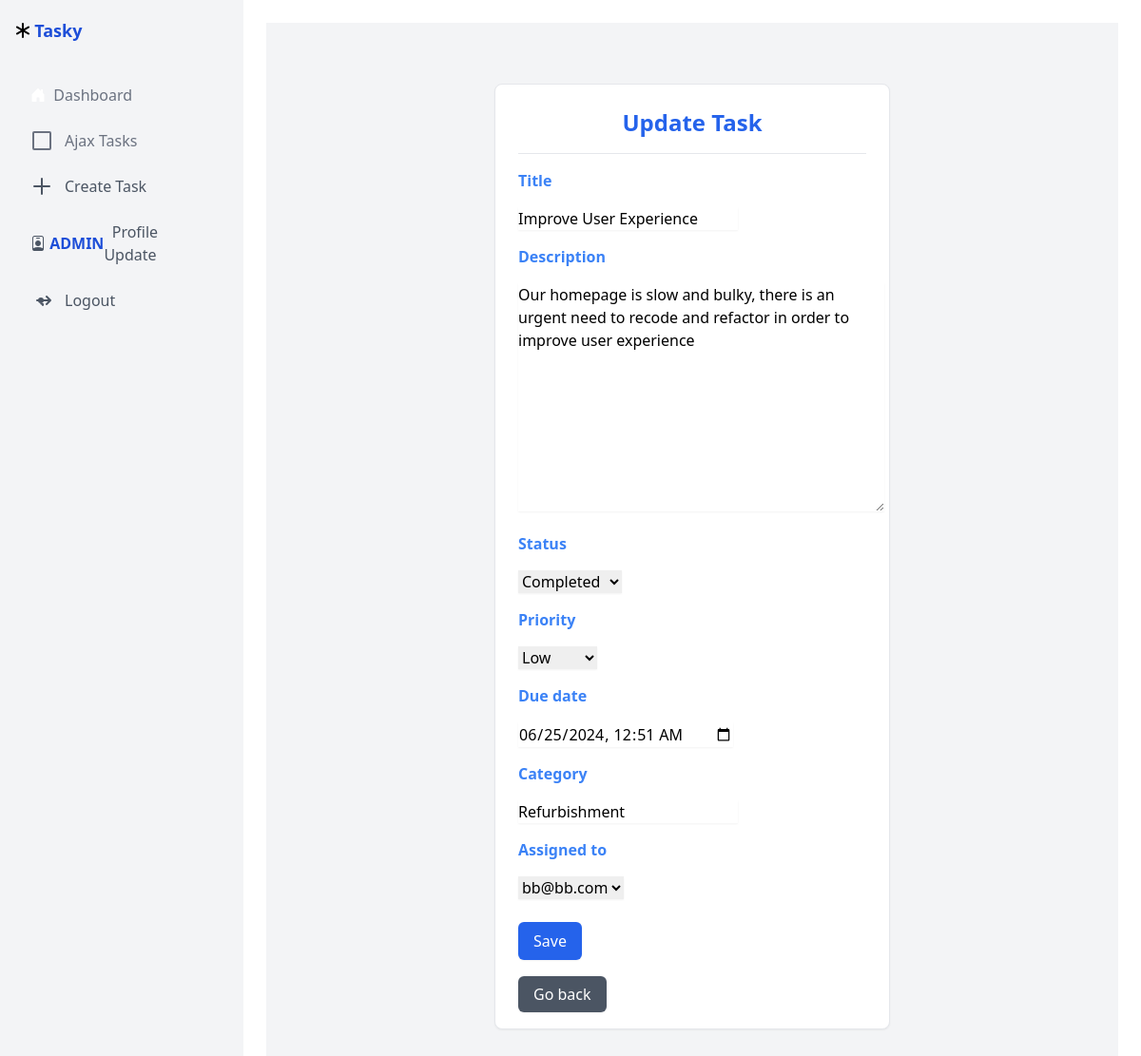
Page /task/update-task/4/ (signed in) on the committed database.
### accounts/models.py (models this page shows)
class CustomUser(AbstractUser):
    username = None
    first_name = models.CharField(max_length=20)
    email = models.EmailField(db_index=True, unique=True, validators=[validate_email])
    profile_pix = models.ImageField(upload_to='profile_pics/')
    objects = UserManager()
    USERNAME_FIELD = 'email'
    REQUIRED_FIELDS = []
    EMAIL_FIELD = 'email'
    class Meta:
        ordering = ['-date_joined']
    def __str__(self):
        return self.email

### task/models.py (models this page shows, shortened)
class Task(models.Model):
    STATUS_CHOICES = [
        ('In_Progress', 'In_Progress'),
        ('Completed', 'Completed'),
        ('Overdue', 'Overdue'),
    ]
    PRIORITY_CHOICES = [
        ('Low', 'Low'),
        ('Medium', 'Medium'),
        ('High', 'High'),
    ]
    title = models.CharField(max_length=200)
    description = models.TextField()
    status = models.CharField(
        max_length=20,
        choices=STATUS_CHOICES,
        default='In_Progress',
    )
    priority = models.CharField(
        max_length=20,
        choices=PRIORITY_CHOICES,
        default='Low',
    )
    due_date = models.DateTimeField()
    category = models.CharField(max_length=100)
    assigned_to = models.ForeignKey(settings.AUTH_USER_MODEL, on_delete=models.CASCADE)
    class Meta:
        ordering = ['-id']

### task/views.py (the view, shortened to what this page needs)
# urls.py: path("task/update-task/<pk>/", views.TaskUpdateView.as_view(), name="update-task"),
class TaskUpdateView(LoginRequiredMixin, UpdateView):
    model = Task
    form_class = CreateTaskForm
    template_name = 'task/update_task.html'
    success_url = reverse_lazy('tasks')

### task/forms.py
class CreateTaskForm(forms.ModelForm):
    due_date = forms.DateTimeField(
        widget=forms.DateTimeInput(attrs={'type': 'datetime-local'}),
        input_formats=['%Y-%m-%dT%H:%M'],
    )
    class Meta:
        model = Task
        fields = ['title', 'description', 'status', 'priority', 'due_date', 'category', 'assigned_to']

### task/templatetags/custom_filters.py (called while the page is built)
@register.filter(name='add_class')
def add_class(value, arg):
    return value.as_widget(attrs={'class': arg})

### task/templates/task/update_task.html (shortened to what this page needs)
{% extends 'task/base.html' %}
{% block content %}
{% load custom_filters %}
<div class="flex justify-center items-center min-h-screen bg-gray-100">
    <div class="w-full max-w-md p-4">
        <div class="bg-white border border-primary shadow-sm rounded-lg">
            <div class="p-6">
                <h5 class="text-2xl font-bold text-center text-blue-600 mb-4">Update Task</h5>
                <hr class="mb-4">
                <form method="post">{% csrf_token %}
                    {% for field in form %}
                        <label class="block font-bold text-blue-500 mb-2">{{ field.label }}</label>
                        <div class="mb-4">
                            {{ field|add_class:"form-control shadow-sm mt-2" }}
                        </div>
                    {% endfor %}
                    <input class="btn btn-primary shadow-sm mt-2 px-4 py-2 bg-blue-600 text-white rounded-md cursor-pointer" type="submit" value="Save">
                </form>
                <br>
                <a class="btn btn-primary shadow-sm mt-2 px-4 py-2 bg-gray-600 text-white rounded-md cursor-pointer" onclick="history.go(-1)">Go back</a>
            </div>
        </div>
    </div>
</div>
{% endblock %}

### task/templates/task/base.html (shortened to what this page needs)
<!DOCTYPE html>
<html lang="en">
<head>
<link rel="stylesheet" href="//code.jquery.com/ui/1.12.1/themes/base/jquery-ui.css">
{% load static %}
<link href="{% static 'taskproject/css/styles.css' %}" rel="stylesheet">
<script src="https://cdn.tailwindcss.com"></script>
</head>
{% block body%}
<body class="flex h-screen">
{% endblock %}
<div class="w-64 bg-gray-100 text-dark flex-shrink-0 hidden md:block">
    <div class="flex items-center h-16 bg-gray-100 px-4">
        <i class="bi bi-asterisk"></i>
        <h1 class="text-lg font-bold text-blue-700">Tasky</h1>
    </div>
    <nav class="flex flex-col p-4 space-y-2">
        <a href="{% url 'tasks' %}" class="nav-link flex items-center px-4 py-2 text-gray-500 hover:bg-gray-700 hover:text-white">
            <i class="bi bi-house-door-fill text-white"></i>&nbsp; Dashboard
        </a>
        <a href="{% url 'ajax-tasks' %}" class="nav-link flex items-center px-4 py-2 text-gray-500 hover:bg-gray-700 hover:text-white">
            <svg class="w-6 h-6 mr-3" fill="none" stroke="currentColor" viewBox="0 0 24 24" xmlns="http://www.w3.org/2000/svg">
                <path stroke-linecap="round" stroke-linejoin="round" stroke-width="2" d="M3 4a1 1 0 011-1h16a1 1 0 011 1v16a1 1 0 01-1 1H4a1 1 0 01-1-1V4z"></path>
            </svg>
            Ajax Tasks
        </a>
        {% if user.is_authenticated %}
        <a href="{% url 'create-task' %}" class="nav-link flex items-center px-4 py-2 text-gray-600 hover:bg-gray-700 hover:text-white">
            <svg class="w-6 h-6 mr-3" fill="none" stroke="currentColor" viewBox="0 0 24 24" xmlns="http://www.w3.org/2000/svg">
                <path stroke-linecap="round" stroke-linejoin="round" stroke-width="2" d="M12 4v16m8-8H4"></path>
            </svg>
            Create Task
        </a>
        <a href="{% url 'profile-update' %}" class="nav-link flex items-center px-4 py-2 text-gray-600 hover:bg-gray-700 hover:text-white">
            <i class="bi bi-person-badge"> </i> &nbsp;
            <span class="font-bold text-blue-700">{{ user.first_name|upper }}</span> &nbsp; Profile Update
        </a>
        <a href="{% url 'logout' %}" class="nav-link flex items-center px-4 py-2 text-gray-600 hover:bg-gray-700 hover:text-white">
            <svg class="w-6 h-6 mr-3" fill="none" stroke="currentColor" viewBox="0 0 24 24" xmlns="http://www.w3.org/2000/svg">
                <path stroke-linecap="round" stroke-linejoin="round" stroke-width="2" d="M17 16l4-4m0 0l-4-4m4 4H7m6 4v1m0-1a2 2 0 110-4m0 4v1m0-5a2 2 0 10-4 0 2 2 0 004 0z"></path>
            </svg>
            Logout
        </a>
        {% endif %}
    </nav>
</div>
<div class="flex-1 p-6">
    {% block content %}
    {% endblock %}
</div>
<link rel="stylesheet" href="https://cdn.jsdelivr.net/npm/bootstrap-icons@1.5.0/font/bootstrap-icons.css">
</body>
</html>

### rows in the picture
CustomUser: first_name "ADMIN"
Task: form "Improve User Experience" "Our homepage is slow and bulky, there is an urgent need to recode and refactor in order to improve user experience" "Completed" "Low" "06/25/2024 00:51" "Refurbishment" "bb@bb.com"

### other values in the picture
{{ field.label }} "Title" "Description" "Status" "Priority" "Due date" "Category" "Assigned to"
